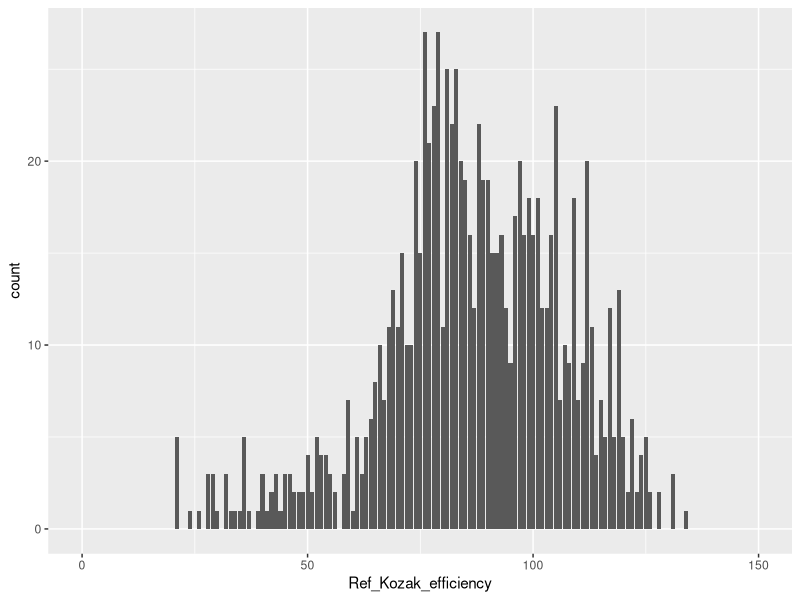
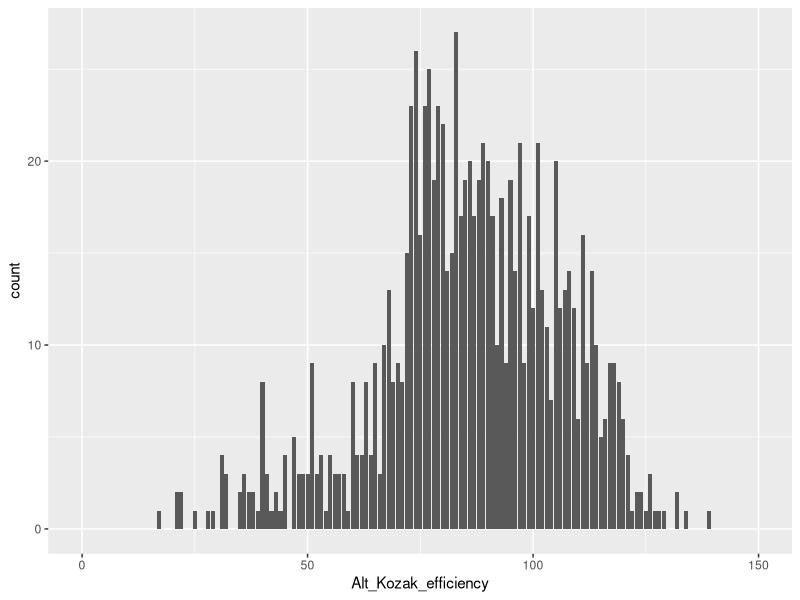
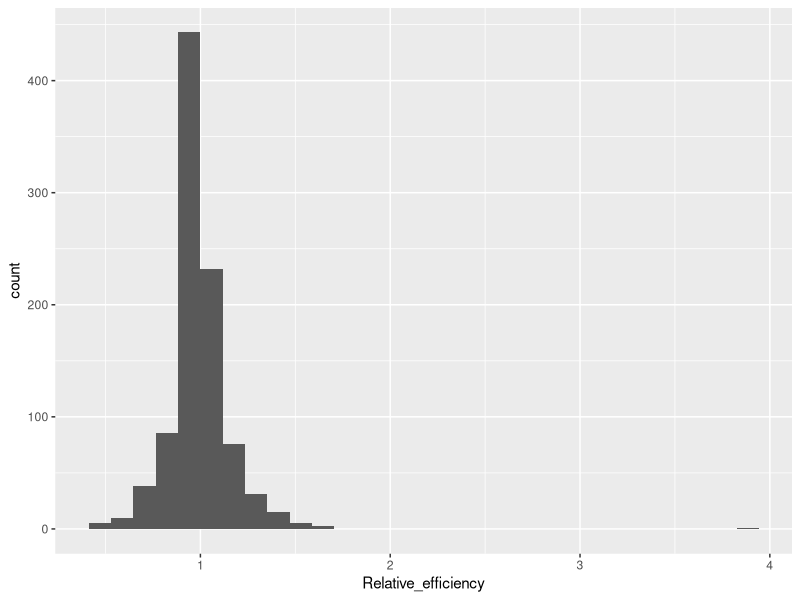
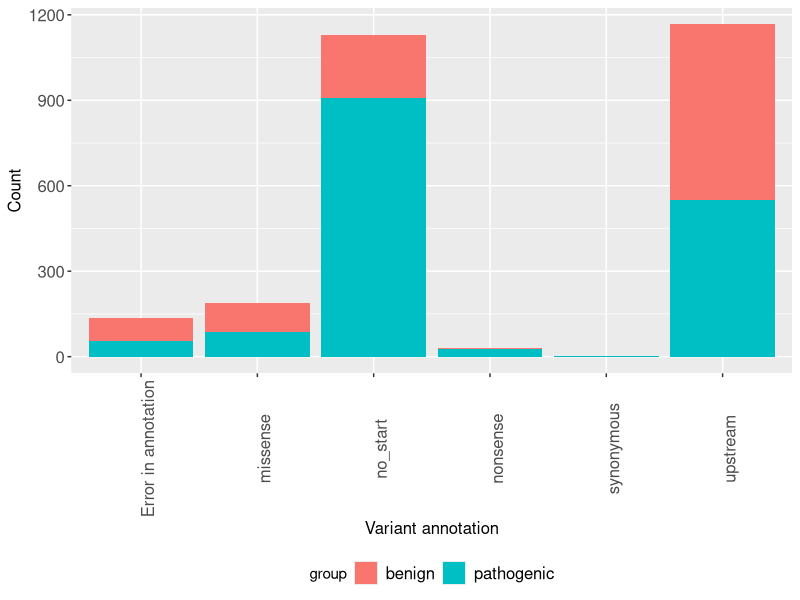
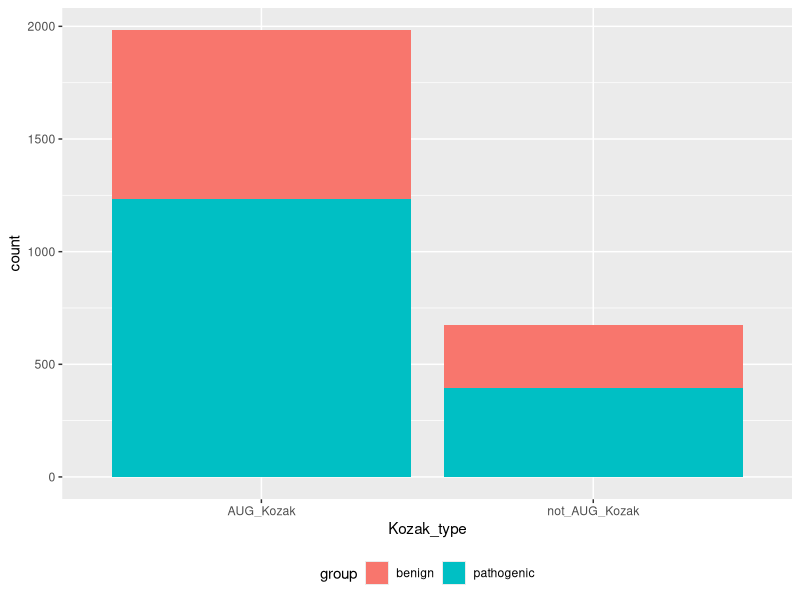
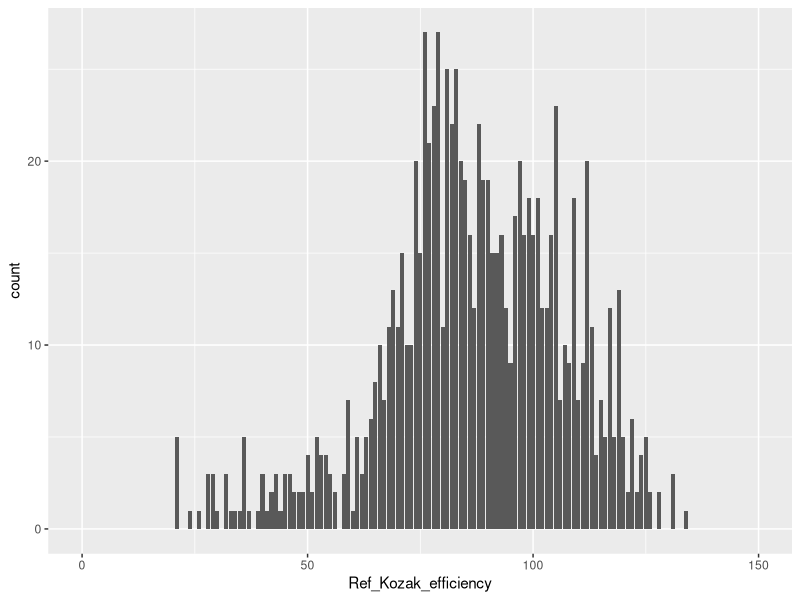
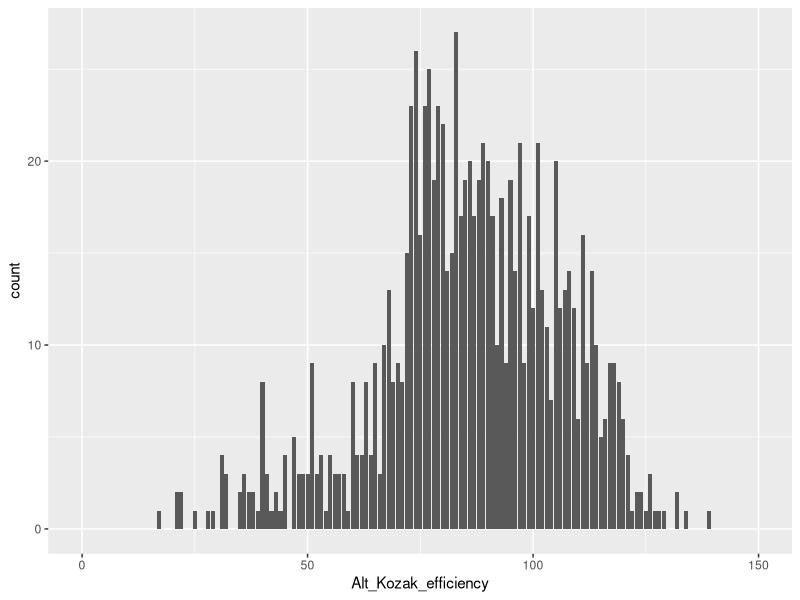
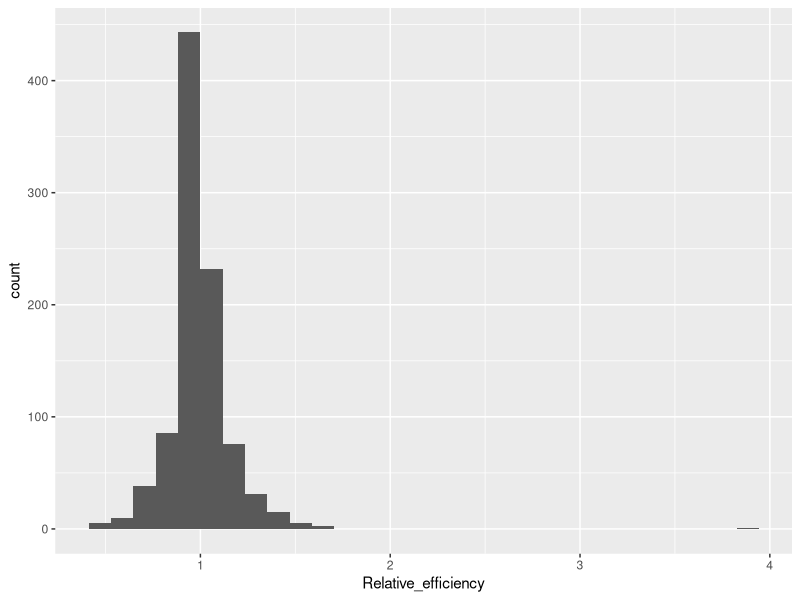

These charts were generated, in order, by the following R code:
## ---- chunk 1
knitr::opts_chunk$set(echo = TRUE)
library(ggplot2)
library(tidyr)
library(dplyr)
library(reshape2)
## ---- chunk 2
kozak_dataset1 <-  read.csv("gnomad_hg38_af5pct_in_gencode_kozak_CDSstrands_snps_noborders_pos_sorted_annot_combo_F_clnsig_dataset.txt", sep = '\t', header = T)
kozak_dataset2 <- read.csv("clinvar_in_gencode_kozak_CDSstrands_snps_F_noborders_pos_sorted_annot_combo_clnsig_dataset.txt", sep = '\t', header = T)

kozak_dataset <- rbind(kozak_dataset1, kozak_dataset2)

kozak_dataset$variant_annotation = as.factor(kozak_dataset$variant_annotation)
kozak_dataset$Change_description = as.factor(kozak_dataset$Change_description)
kozak_dataset$Kozak_type = as.factor(kozak_dataset$Kozak_type)
kozak_dataset$Clin_Sig = as.factor(kozak_dataset$Clin_Sig)
kozak_dataset$Gene = as.factor(kozak_dataset$Gene)
kozak_dataset$Ref_Kozak_efficiency = as.numeric(kozak_dataset$Ref_Kozak_efficiency)
kozak_dataset$Ref_Kozak_lower = as.numeric(kozak_dataset$Ref_Kozak_lower)
kozak_dataset$Ref_Kozak_upper = as.numeric(kozak_dataset$Ref_Kozak_upper)
kozak_dataset$Alt_Kozak_efficiency = as.numeric(kozak_dataset$Alt_Kozak_efficiency)
kozak_dataset$Alt_Kozak_lower = as.numeric(kozak_dataset$Alt_Kozak_lower)
kozak_dataset$Alt_Kozak_upper = as.numeric(kozak_dataset$Alt_Kozak_upper)
kozak_dataset$Relative_efficiency = as.numeric(kozak_dataset$Relative_efficiency)

summary(kozak_dataset)

str(kozak_dataset)
## ---- chunk 3
write.csv(kozak_dataset, "sum_dataset_01.csv")
## ---- chunk 4
known_sign = c('Pathogenic', 'Likely_pathogenic', 'Pathogenic/Likely_pathogenic', 'Benign')
kozak_dataset_short <-subset(kozak_dataset, Clin_Sig %in% known_sign)
kozak_dataset_short$group <- ifelse(kozak_dataset_short$Clin_Sig %in% c('Pathogenic', 'Likely_pathogenic', 'Pathogenic/Likely_pathogenic'), 'pathogenic', 'benign')
head(kozak_dataset_short)

nrow(kozak_dataset_short[kozak_dataset_short$group == 'benign', ]) 
nrow(kozak_dataset_short[kozak_dataset_short$group == 'pathogenic', ])
nrow(kozak_dataset_short[kozak_dataset_short$Kozak_type == 'not_AUG_Kozak', ]) 
nrow(kozak_dataset_short[kozak_dataset_short$Kozak_type == 'AUG_Kozak', ]) 
nrow(kozak_dataset_short) 
## ---- chunk 5
write.csv(kozak_dataset_short, "sum_dataset_known.csv")
## ---- chunk 6
plot_F_01 <- ggplot(kozak_dataset_short)+
  geom_histogram(aes(x=Ref_Kozak_efficiency), stat="count")+
  theme(legend.position="bottom", legend.box = "horizontal")+
  xlim(c(0,150))
plot_F_01

plot_F_02 <- ggplot(kozak_dataset_short)+
  geom_histogram(aes(x=Alt_Kozak_efficiency), stat="count")+
  theme(legend.position="bottom", legend.box = "horizontal")+
  xlim(c(0,150))
plot_F_02

plot_F_03 <- ggplot(kozak_dataset_short)+
  geom_histogram(aes(x=Relative_efficiency))+
  theme(legend.position="bottom", legend.box = "horizontal")
plot_F_03

plot_F_04 <- ggplot(kozak_dataset_short)+
  geom_histogram(aes(x=variant_annotation, fill = group), stat="count")+
  theme(legend.position="bottom", legend.box = "horizontal", 
        legend.text=element_text(size=12),
        axis.title.x=element_text(size=12),
        axis.title.y=element_text(size=12),
        axis.text.x=element_text(size=12, angle = 90),
        axis.text.y=element_text(size=12))+
  ylab("Count")+
  xlab("Variant annotation")
plot_F_04

plot_F_05 <- ggplot(kozak_dataset_short)+
  geom_histogram(aes(x=Kozak_type, fill = group), stat="count")+
  theme(legend.position="bottom", legend.box = "horizontal")
plot_F_05
## ---- chunk 7
jpeg(file="plot_F_01.jpeg")
plot_F_01
dev.off()

jpeg(file="plot_F_02.jpeg")
plot_F_02
dev.off()

jpeg(file="plot_F_03.jpeg")
plot_F_03
dev.off()

jpeg(file="plot_F_04.jpeg")
plot_F_04
dev.off()

jpeg(file="plot_F_05.jpeg")
plot_F_05
dev.off()
## ---- chunk 8
kozak_dataset_short_AUG <- subset(kozak_dataset_short, Kozak_type == 'AUG_Kozak')
nrow(kozak_dataset_short_AUG) 
nrow(kozak_dataset_short_AUG[kozak_dataset_short_AUG$group == 'pathogenic', ]) 
nrow(kozak_dataset_short_AUG[kozak_dataset_short_AUG$group == 'benign', ]) 
## ---- chunk 9
write.csv(kozak_dataset_short_AUG, "sum_dataset_known_AUG.csv")
## ---- chunk 10

plot_F_06 <- ggplot(kozak_dataset_short_AUG)+
  geom_histogram(aes(x=Ref_Kozak_efficiency), stat="count")+
  theme(legend.position="bottom", legend.box = "horizontal")+
  xlim(c(0,150))
plot_F_06

plot_F_07 <- ggplot(kozak_dataset_short_AUG)+
  geom_histogram(aes(x=Alt_Kozak_efficiency), stat="count")+
  theme(legend.position="bottom", legend.box = "horizontal")+
  xlim(c(0,150))
plot_F_07

plot_F_08 <- ggplot(kozak_dataset_short_AUG)+
  geom_histogram(aes(x=Relative_efficiency))+
  theme(legend.position="bottom", legend.box = "horizontal")
plot_F_08

plot_F_09 <- ggplot(kozak_dataset_short_AUG)+
  geom_histogram(aes(x=variant_annotation, fill = group), stat="count")+
  theme(legend.position="bottom", legend.box = "horizontal", 
        legend.text=element_text(size=12),
        axis.title.x=element_text(size=12),
        axis.title.y=element_text(size=12),
        axis.text.x=element_text(size=12, angle = 90),
        axis.text.y=element_text(size=12))+
  ylab("Count")+
  xlab("Variant annotation")
plot_F_09

# additional plot for 'not_AUG_Kozak' 

plot_F_09_notAUG <- ggplot(kozak_dataset_short[kozak_dataset_short$Kozak_type == 'not_AUG_Kozak', ])+
  geom_histogram(aes(x=variant_annotation, fill = group), stat="count")+
  theme(legend.position="bottom", legend.box = "horizontal", 
        legend.text=element_text(size=12),
        axis.title.x=element_text(size=12),
        axis.title.y=element_text(size=12),
        axis.text.x=element_text(size=12, angle = 90),
        axis.text.y=element_text(size=12))+
  ylab("Count")+
  xlab("Variant annotation")
plot_F_09_notAUG

## ---- chunk 11
jpeg(file="plot_F_06.jpeg")
plot_F_06
dev.off()

jpeg(file="plot_F_07.jpeg")
plot_F_07
dev.off()

jpeg(file="plot_F_08.jpeg")
plot_F_08
dev.off()

jpeg(file="plot_F_09.jpeg")
plot_F_09
dev.off()
## ---- chunk 12
locations = c('upstream', 'synonymous')
kozak_dataset_short_AUG_2 <- subset(kozak_dataset_short_AUG, variant_annotation %in% locations)
nrow(kozak_dataset_short_AUG_2)
nrow(kozak_dataset_short_AUG_2[kozak_dataset_short_AUG_2$group == 'pathogenic', ]) 
nrow(kozak_dataset_short_AUG_2[kozak_dataset_short_AUG_2$group == 'benign', ])
## ---- chunk 13

plot_F_10 <- ggplot(kozak_dataset_short_AUG_2)+
  geom_histogram(aes(x=Ref_Kozak_efficiency), stat="count")+
  theme(legend.position="bottom", legend.box = "horizontal")+
  xlim(c(0,150))
plot_F_10

plot_F_11 <- ggplot(kozak_dataset_short_AUG_2)+
  geom_histogram(aes(x=Alt_Kozak_efficiency), stat="count")+
  theme(legend.position="bottom", legend.box = "horizontal")+
  xlim(c(0,150))
plot_F_11

plot_F_12 <- ggplot(kozak_dataset_short_AUG_2)+
  geom_histogram(aes(x=Relative_efficiency))+
  theme(legend.position="bottom", legend.box = "horizontal")
plot_F_12

plot_F_13 <- ggplot(kozak_dataset_short_AUG_2)+
  geom_histogram(aes(x=variant_annotation, fill = group), stat="count")+
  theme(legend.position="bottom", legend.box = "horizontal", 
        legend.text=element_text(size=12),
        axis.title.x=element_text(size=12),
        axis.title.y=element_text(size=12),
        axis.text.x=element_text(size=12, angle = 90),
        axis.text.y=element_text(size=12))+
  ylab("Count")+
  xlab("Variant annotation")
plot_F_13
## ---- chunk 14
jpeg(file="plot_F_10.jpeg")
plot_F_10
dev.off()

jpeg(file="plot_F_11.jpeg")
plot_F_11
dev.off()

jpeg(file="plot_F_12.jpeg")
plot_F_12
dev.off()

jpeg(file="plot_F_13.jpeg")
plot_F_13
dev.off()
## ---- chunk 15
subset(kozak_dataset_short_AUG_2, Relative_efficiency>1.5)

subset(kozak_dataset_short_AUG_2, Relative_efficiency<0.5)
## ---- chunk 16
kozak_dataset_short_AUG_2_part_melted <- melt(kozak_dataset_short_AUG_2[, c('ID',  'group', 'Ref_Kozak_efficiency', "Alt_Kozak_efficiency")], id.vars=c("ID", 'group'))

kozak_dataset_short_AUG_2_part_melted2 <- melt(kozak_dataset_short_AUG_2[, c('ID',  'group', 'Kozak_variant_position', 'Ref_Kozak_efficiency', "Alt_Kozak_efficiency")], id.vars=c("ID", 'group', 'Kozak_variant_position'))
kozak_dataset_short_AUG_2_part_melted2$Kozak_variant_position <- as.factor(kozak_dataset_short_AUG_2_part_melted2$Kozak_variant_position)
## ---- chunk 17

plot_F_14 <- ggplot(kozak_dataset_short_AUG_2_part_melted, aes(x=group, fill=variable))+
  geom_boxplot(aes(y=value))+
  theme(legend.position="bottom", legend.box = "horizontal")+
  ylab('Kozak sequence efficiency')+
  xlab('Group')
plot_F_14

plot_F_15 <- ggplot(kozak_dataset_short_AUG_2_part_melted2, aes(x=Kozak_variant_position, fill=variable))+
  geom_boxplot(aes(y=value))+
  theme(legend.position="bottom", legend.box = "horizontal")+
  ylab('Kozak sequence efficiency')+
  xlab('Kozak_variant_position')+
  facet_grid(rows = vars(group))
plot_F_15

plot_F_16 <- ggplot(kozak_dataset_short_AUG_2_part_melted2, aes(x=group, fill=variable))+
  geom_boxplot(aes(y=value))+
  theme(legend.position="bottom", legend.box = "horizontal")+
  ylab('Kozak sequence efficiency')+
  xlab('Group')+
  facet_grid(cols = vars(Kozak_variant_position))
plot_F_16
## ---- chunk 18
jpeg(file="plot_F_14.jpeg")
plot_F_14
dev.off()

jpeg(file="plot_F_15.jpeg")
plot_F_15
dev.off()

jpeg(file="plot_F_16.jpeg")
plot_F_16
dev.off()
## ---- chunk 19
kozak_dataset_short_AUG_3 <- subset(kozak_dataset_short_AUG_2, Relative_efficiency != 'NA')

kozak_dataset_short_AUG_3$is_significant <- c(NA * nrow(kozak_dataset_short_AUG_3))

kozak_dataset_short_AUG_3[kozak_dataset_short_AUG_3$Relative_efficiency > 1, ]$is_significant <- 
  ifelse(kozak_dataset_short_AUG_3[kozak_dataset_short_AUG_3$Relative_efficiency > 1, ]$Alt_Kozak_lower > 
           kozak_dataset_short_AUG_3[kozak_dataset_short_AUG_3$Relative_efficiency > 1, ]$Ref_Kozak_upper, TRUE, FALSE)

kozak_dataset_short_AUG_3[kozak_dataset_short_AUG_3$Relative_efficiency <= 1, ]$is_significant <- 
  ifelse(kozak_dataset_short_AUG_3[kozak_dataset_short_AUG_3$Relative_efficiency <= 1, ]$Alt_Kozak_upper < 
           kozak_dataset_short_AUG_3[kozak_dataset_short_AUG_3$Relative_efficiency <= 1, ]$Ref_Kozak_lower, TRUE, FALSE)

sign_diff_Kozaks_AUG <- subset(kozak_dataset_short_AUG_3, is_significant == TRUE)
nrow(kozak_dataset_short_AUG_3)
nrow(sign_diff_Kozaks_AUG) 
nrow(sign_diff_Kozaks_AUG[sign_diff_Kozaks_AUG$group == 'pathogenic',])
nrow(sign_diff_Kozaks_AUG[sign_diff_Kozaks_AUG$group == 'benign',])
## ---- chunk 20

plot_F_16 <- ggplot(sign_diff_Kozaks_AUG)+
  geom_histogram(aes(x=Ref_Kozak_efficiency), stat="count")+
  theme(legend.position="bottom", legend.box = "horizontal")+
  xlim(c(0,150))
plot_F_16

plot_F_17 <- ggplot(sign_diff_Kozaks_AUG)+
  geom_histogram(aes(x=Alt_Kozak_efficiency), stat="count")+
  theme(legend.position="bottom", legend.box = "horizontal")+
  xlim(c(0,150))
plot_F_17

plot_F_18 <- ggplot(sign_diff_Kozaks_AUG)+
  geom_histogram(aes(x=Relative_efficiency))+
  theme(legend.position="bottom", legend.box = "horizontal")
plot_F_18


# additional
new_labels = c('-6', '-5', '-4', '-3', '-2', '-1')
names(new_labels) = c(0, 1, 2, 3, 4, 5)

plot_F_22 <- ggplot(sign_diff_Kozaks_AUG, aes(x=group, y=Relative_efficiency))+
  geom_boxplot()+
  theme(legend.position="bottom", legend.box = "horizontal")+
  ylab('Relative efficiency')+
  ylim(c(0, 2))+
  xlab('Group')+
  facet_grid(cols = vars(Kozak_variant_position),
             labeller = labeller(Kozak_variant_position = new_labels))+
  scale_fill_manual(values = c("cyan", "gray"))+
  theme(legend.position="bottom", legend.box = "horizontal", 
        legend.text = element_text(size=14),
        axis.title.x=element_text(size=14), 
        axis.title.y=element_text(size=14),
        axis.text.y=element_text(size=14),
        axis.text.x=element_text(size=12, angle = 90),)
plot_F_22

## ---- chunk 21
jpeg(file="plot_F_16.jpeg")
plot_F_16
dev.off()

jpeg(file="plot_F_17.jpeg")
plot_F_17
dev.off()

jpeg(file="plot_F_18.jpeg")
plot_F_18
dev.off()

jpeg(file="plot_F_22.jpeg")
plot_F_22
dev.off()
## ---- chunk 22
sign_diff_Kozaks_AUG_part_melted <- melt(sign_diff_Kozaks_AUG[, c('ID',  'group', 'Ref_Kozak_efficiency', "Alt_Kozak_efficiency")], id.vars=c("ID", 'group'))

sign_diff_Kozaks_AUG_part_melted2 <- melt(sign_diff_Kozaks_AUG[, c('ID',  'group', 'Kozak_variant_position', 'Ref_Kozak_efficiency', "Alt_Kozak_efficiency")], id.vars=c("ID", 'Kozak_variant_position', 'group'))
sign_diff_Kozaks_AUG_part_melted2$Kozak_variant_position <- as.factor(sign_diff_Kozaks_AUG_part_melted2$Kozak_variant_position)

## ---- chunk 23

plot_F_19 <- ggplot(sign_diff_Kozaks_AUG_part_melted, aes(x=group, fill=variable))+
  geom_violin(aes(y=value))+
  geom_boxplot(aes(y=value), alpha=0.2)+
  theme(legend.position="bottom", legend.box = "horizontal", 
        legend.text = element_text(size=12),
        axis.title.x=element_text(size=12), 
        axis.title.y=element_text(size=12),
        axis.text.x=element_text(size=12), 
        axis.text.y=element_text(size=12))+
  ylab('Kozak sequence efficiency')+
  xlab('Group')+
  scale_fill_manual(values = c("cyan", "gray"))
plot_F_19

plot_F_20 <- ggplot(sign_diff_Kozaks_AUG_part_melted, aes(x=group, fill=variable))+
  geom_boxplot(aes(y=value))+
  theme(legend.position="bottom", legend.box = "horizontal", 
        legend.text = element_text(size=12),
        axis.title.x=element_text(size=12), 
        axis.title.y=element_text(size=12),
        axis.text.x=element_text(size=12), 
        axis.text.y=element_text(size=12))+
  ylab('Kozak sequence efficiency')+
  xlab('Group')+
  scale_fill_manual(values = c("cyan", "gray"))
plot_F_20


plot_F_21 <- ggplot(sign_diff_Kozaks_AUG_part_melted2, aes(x=group, y=value))+
  geom_violin(aes(fill=variable))+
  theme(legend.position="bottom", legend.box = "horizontal")+
  ylab('Kozak sequence efficiency')+
  xlab('Group')+
  facet_grid(cols = vars(Kozak_variant_position))+
  scale_fill_manual(values = c("cyan", "gray"))+
  theme(legend.position="bottom", legend.box = "horizontal", 
        legend.text = element_text(size=14),
        axis.title.x=element_text(size=14), 
        axis.title.y=element_text(size=14),
        axis.text.y=element_text(size=14))
plot_F_21

## ---- chunk 24
jpeg(file="plot_F_19.jpeg")
plot_F_19
dev.off()

jpeg(file="plot_F_20.jpeg")
plot_F_20
dev.off()

jpeg(file="plot_F_21.jpeg")
plot_F_21
dev.off()
